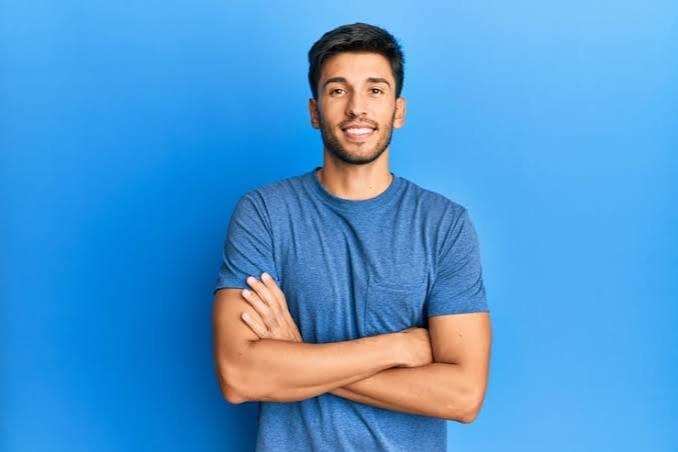
#> input picture Module 2/Lesson 2/Image.jpg, 678 x 452 px, found by its file name
$ python Cropping.py
#> lines starting #> are read from the running program, lines starting #| are printed output that depends on the picture
import cv2 as cv
import matplotlib.pyplot as plt

img = cv.imread('Module 2\\Lesson 2\\Image.jpg')
#> img is the input picture: shape (452, 678, 3); mean B, G, R 211, 152.2, 77.4

img_rgb = cv.cvtColor(img, cv.COLOR_BGR2RGB)
plt.imshow(img_rgb)
plt.title("RGB Image")
plt.show()

img_gray = cv.cvtColor(img, cv.COLOR_BGR2GRAY)
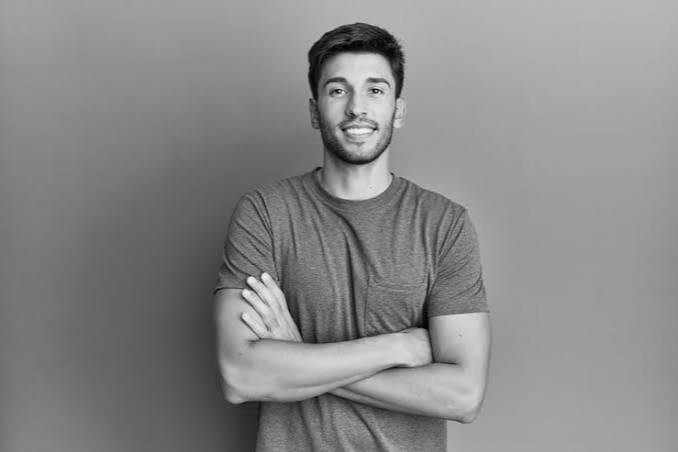
#> img_gray: shape (452, 678); min 0, max 250, mean 136.6
plt.imshow(img_gray)
plt.title("Gray Image")
plt.show()

crpd_img = img[100:300, 200:400]
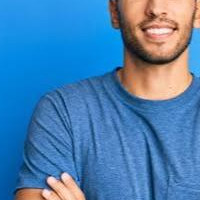
#> crpd_img: shape (200, 200, 3); mean B, G, R 176.8, 127.5, 74
plt.imshow(crpd_img)
plt.title("Cropped Image")
plt.show()
